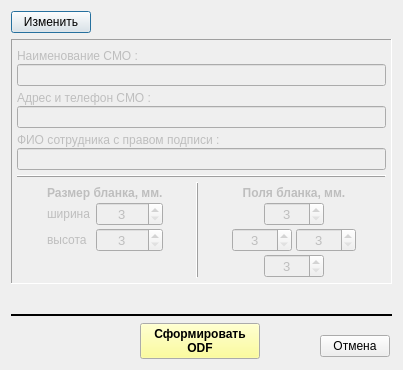
<?xml version="1.0" encoding="UTF-8"?>
<ui version="4.0">
 <class>print_vs_wnd</class>
 <widget class="QDialog" name="print_vs_wnd">
  <property name="geometry">
   <rect>
    <x>0</x>
    <y>0</y>
    <width>403</width>
    <height>370</height>
   </rect>
  </property>
  <property name="windowTitle">
   <string>Печать ВС</string>
  </property>
  <layout class="QVBoxLayout" name="verticalLayout" stretch="0,0,1,0,0">
   <item>
    <layout class="QHBoxLayout" name="horizontalLayout_3" stretch="0,0">
     <property name="spacing">
      <number>2</number>
     </property>
     <item>
      <widget class="QPushButton" name="bn_edit">
       <property name="text">
        <string>Изменить</string>
       </property>
       <property name="icon">
        <iconset resource="_inko_pol2_res.qrc">
         <normaloff>:/change.bmp</normaloff>:/change.bmp</iconset>
       </property>
       <property name="checkable">
        <bool>true</bool>
       </property>
      </widget>
     </item>
     <item>
      <spacer name="horizontalSpacer_7">
       <property name="orientation">
        <enum>Qt::Horizontal</enum>
       </property>
       <property name="sizeHint" stdset="0">
        <size>
         <width>40</width>
         <height>20</height>
        </size>
       </property>
      </spacer>
     </item>
    </layout>
   </item>
   <item>
    <widget class="QFrame" name="pan_blank_settings">
     <property name="enabled">
      <bool>true</bool>
     </property>
     <property name="frameShape">
      <enum>QFrame::Panel</enum>
     </property>
     <property name="frameShadow">
      <enum>QFrame::Sunken</enum>
     </property>
     <property name="lineWidth">
      <number>1</number>
     </property>
     <layout class="QGridLayout" name="gridLayout_2">
      <property name="leftMargin">
       <number>5</number>
      </property>
      <property name="topMargin">
       <number>5</number>
      </property>
      <property name="rightMargin">
       <number>5</number>
      </property>
      <property name="bottomMargin">
       <number>5</number>
      </property>
      <property name="horizontalSpacing">
       <number>3</number>
      </property>
      <property name="verticalSpacing">
       <number>1</number>
      </property>
      <item row="1" column="0" colspan="7">
       <widget class="QLabel" name="lab_smo_name">
        <property name="enabled">
         <bool>false</bool>
        </property>
        <property name="minimumSize">
         <size>
          <width>0</width>
          <height>18</height>
         </size>
        </property>
        <property name="text">
         <string>Наименование СМО :</string>
        </property>
        <property name="alignment">
         <set>Qt::AlignBottom|Qt::AlignLeading|Qt::AlignLeft</set>
        </property>
       </widget>
      </item>
      <item row="8" column="2">
       <spacer name="horizontalSpacer_5">
        <property name="orientation">
         <enum>Qt::Horizontal</enum>
        </property>
        <property name="sizeHint" stdset="0">
         <size>
          <width>40</width>
          <height>20</height>
         </size>
        </property>
       </spacer>
      </item>
      <item row="7" column="0" colspan="7">
       <widget class="Line" name="line_3">
        <property name="minimumSize">
         <size>
          <width>0</width>
          <height>10</height>
         </size>
        </property>
        <property name="frameShadow">
         <enum>QFrame::Raised</enum>
        </property>
        <property name="lineWidth">
         <number>1</number>
        </property>
        <property name="orientation">
         <enum>Qt::Horizontal</enum>
        </property>
       </widget>
      </item>
      <item row="8" column="5">
       <layout class="QGridLayout" name="gridLayout">
        <property name="horizontalSpacing">
         <number>4</number>
        </property>
        <property name="verticalSpacing">
         <number>2</number>
        </property>
        <item row="3" column="0" colspan="2">
         <widget class="QSpinBox" name="spin_field_left">
          <property name="enabled">
           <bool>false</bool>
          </property>
          <property name="minimumSize">
           <size>
            <width>60</width>
            <height>0</height>
           </size>
          </property>
          <property name="font">
           <font>
            <pointsize>10</pointsize>
            <weight>50</weight>
            <bold>false</bold>
           </font>
          </property>
          <property name="alignment">
           <set>Qt::AlignCenter</set>
          </property>
          <property name="readOnly">
           <bool>false</bool>
          </property>
          <property name="minimum">
           <number>3</number>
          </property>
          <property name="maximum">
           <number>1000</number>
          </property>
         </widget>
        </item>
        <item row="2" column="1" colspan="2">
         <widget class="QSpinBox" name="spin_field_top">
          <property name="enabled">
           <bool>false</bool>
          </property>
          <property name="minimumSize">
           <size>
            <width>60</width>
            <height>0</height>
           </size>
          </property>
          <property name="font">
           <font>
            <pointsize>10</pointsize>
            <weight>50</weight>
            <bold>false</bold>
           </font>
          </property>
          <property name="alignment">
           <set>Qt::AlignCenter</set>
          </property>
          <property name="readOnly">
           <bool>false</bool>
          </property>
          <property name="minimum">
           <number>3</number>
          </property>
          <property name="maximum">
           <number>1000</number>
          </property>
         </widget>
        </item>
        <item row="4" column="1" colspan="2">
         <widget class="QSpinBox" name="spin_field_bottom">
          <property name="enabled">
           <bool>false</bool>
          </property>
          <property name="minimumSize">
           <size>
            <width>60</width>
            <height>0</height>
           </size>
          </property>
          <property name="font">
           <font>
            <pointsize>10</pointsize>
            <weight>50</weight>
            <bold>false</bold>
           </font>
          </property>
          <property name="alignment">
           <set>Qt::AlignCenter</set>
          </property>
          <property name="readOnly">
           <bool>false</bool>
          </property>
          <property name="minimum">
           <number>3</number>
          </property>
          <property name="maximum">
           <number>1000</number>
          </property>
         </widget>
        </item>
        <item row="3" column="2" colspan="2">
         <widget class="QSpinBox" name="spin_field_right">
          <property name="enabled">
           <bool>false</bool>
          </property>
          <property name="minimumSize">
           <size>
            <width>60</width>
            <height>0</height>
           </size>
          </property>
          <property name="font">
           <font>
            <pointsize>10</pointsize>
            <weight>50</weight>
            <bold>false</bold>
           </font>
          </property>
          <property name="alignment">
           <set>Qt::AlignCenter</set>
          </property>
          <property name="readOnly">
           <bool>false</bool>
          </property>
          <property name="minimum">
           <number>3</number>
          </property>
          <property name="maximum">
           <number>1000</number>
          </property>
         </widget>
        </item>
        <item row="0" column="0" colspan="4">
         <widget class="QLabel" name="lab_fields">
          <property name="enabled">
           <bool>false</bool>
          </property>
          <property name="minimumSize">
           <size>
            <width>0</width>
            <height>18</height>
           </size>
          </property>
          <property name="font">
           <font>
            <weight>75</weight>
            <bold>true</bold>
           </font>
          </property>
          <property name="text">
           <string>Поля бланка, мм.</string>
          </property>
          <property name="alignment">
           <set>Qt::AlignBottom|Qt::AlignHCenter</set>
          </property>
         </widget>
        </item>
       </layout>
      </item>
      <item row="8" column="1">
       <layout class="QFormLayout" name="formLayout">
        <property name="horizontalSpacing">
         <number>2</number>
        </property>
        <property name="verticalSpacing">
         <number>2</number>
        </property>
        <item row="0" column="0" colspan="2">
         <widget class="QLabel" name="lab_blank">
          <property name="enabled">
           <bool>false</bool>
          </property>
          <property name="minimumSize">
           <size>
            <width>0</width>
            <height>18</height>
           </size>
          </property>
          <property name="font">
           <font>
            <weight>75</weight>
            <bold>true</bold>
           </font>
          </property>
          <property name="text">
           <string>Размер бланка, мм.</string>
          </property>
          <property name="alignment">
           <set>Qt::AlignBottom|Qt::AlignLeading|Qt::AlignLeft</set>
          </property>
         </widget>
        </item>
        <item row="1" column="0">
         <widget class="QLabel" name="lab_width">
          <property name="enabled">
           <bool>false</bool>
          </property>
          <property name="text">
           <string>ширина </string>
          </property>
         </widget>
        </item>
        <item row="1" column="1">
         <widget class="QSpinBox" name="spin_blank_width">
          <property name="enabled">
           <bool>false</bool>
          </property>
          <property name="font">
           <font>
            <pointsize>10</pointsize>
            <weight>50</weight>
            <bold>false</bold>
           </font>
          </property>
          <property name="alignment">
           <set>Qt::AlignCenter</set>
          </property>
          <property name="readOnly">
           <bool>false</bool>
          </property>
          <property name="minimum">
           <number>3</number>
          </property>
          <property name="maximum">
           <number>1000</number>
          </property>
         </widget>
        </item>
        <item row="2" column="0">
         <widget class="QLabel" name="lab_height">
          <property name="enabled">
           <bool>false</bool>
          </property>
          <property name="text">
           <string>высота </string>
          </property>
         </widget>
        </item>
        <item row="2" column="1">
         <widget class="QSpinBox" name="spin_blank_height">
          <property name="enabled">
           <bool>false</bool>
          </property>
          <property name="font">
           <font>
            <pointsize>10</pointsize>
            <weight>50</weight>
            <bold>false</bold>
           </font>
          </property>
          <property name="alignment">
           <set>Qt::AlignCenter</set>
          </property>
          <property name="readOnly">
           <bool>false</bool>
          </property>
          <property name="minimum">
           <number>3</number>
          </property>
          <property name="maximum">
           <number>1000</number>
          </property>
         </widget>
        </item>
       </layout>
      </item>
      <item row="8" column="6">
       <spacer name="horizontalSpacer">
        <property name="orientation">
         <enum>Qt::Horizontal</enum>
        </property>
        <property name="sizeHint" stdset="0">
         <size>
          <width>40</width>
          <height>20</height>
         </size>
        </property>
       </spacer>
      </item>
      <item row="8" column="3">
       <widget class="Line" name="line">
        <property name="frameShadow">
         <enum>QFrame::Raised</enum>
        </property>
        <property name="lineWidth">
         <number>1</number>
        </property>
        <property name="orientation">
         <enum>Qt::Vertical</enum>
        </property>
       </widget>
      </item>
      <item row="8" column="0">
       <spacer name="horizontalSpacer_4">
        <property name="orientation">
         <enum>Qt::Horizontal</enum>
        </property>
        <property name="sizeHint" stdset="0">
         <size>
          <width>40</width>
          <height>20</height>
         </size>
        </property>
       </spacer>
      </item>
      <item row="4" column="0" colspan="7">
       <widget class="QLineEdit" name="line_smo_address">
        <property name="enabled">
         <bool>false</bool>
        </property>
        <property name="readOnly">
         <bool>false</bool>
        </property>
       </widget>
      </item>
      <item row="2" column="0" colspan="7">
       <widget class="QLineEdit" name="line_smo_name">
        <property name="enabled">
         <bool>false</bool>
        </property>
        <property name="readOnly">
         <bool>false</bool>
        </property>
       </widget>
      </item>
      <item row="3" column="0" colspan="7">
       <widget class="QLabel" name="lab_smo_address">
        <property name="enabled">
         <bool>false</bool>
        </property>
        <property name="minimumSize">
         <size>
          <width>0</width>
          <height>18</height>
         </size>
        </property>
        <property name="text">
         <string>Адрес и телефон СМО :</string>
        </property>
        <property name="alignment">
         <set>Qt::AlignBottom|Qt::AlignLeading|Qt::AlignLeft</set>
        </property>
       </widget>
      </item>
      <item row="8" column="4">
       <spacer name="horizontalSpacer_6">
        <property name="orientation">
         <enum>Qt::Horizontal</enum>
        </property>
        <property name="sizeHint" stdset="0">
         <size>
          <width>40</width>
          <height>20</height>
         </size>
        </property>
       </spacer>
      </item>
      <item row="6" column="0" colspan="7">
       <widget class="QLineEdit" name="line_signer">
        <property name="enabled">
         <bool>false</bool>
        </property>
        <property name="readOnly">
         <bool>false</bool>
        </property>
       </widget>
      </item>
      <item row="5" column="0" colspan="7">
       <widget class="QLabel" name="lab_signer">
        <property name="enabled">
         <bool>false</bool>
        </property>
        <property name="minimumSize">
         <size>
          <width>0</width>
          <height>18</height>
         </size>
        </property>
        <property name="text">
         <string>ФИО сотрудника с правом подписи :</string>
        </property>
        <property name="alignment">
         <set>Qt::AlignBottom|Qt::AlignLeading|Qt::AlignLeft</set>
        </property>
       </widget>
      </item>
     </layout>
    </widget>
   </item>
   <item>
    <spacer name="verticalSpacer">
     <property name="orientation">
      <enum>Qt::Vertical</enum>
     </property>
     <property name="sizeHint" stdset="0">
      <size>
       <width>20</width>
       <height>40</height>
      </size>
     </property>
    </spacer>
   </item>
   <item>
    <widget class="Line" name="line_2">
     <property name="frameShadow">
      <enum>QFrame::Plain</enum>
     </property>
     <property name="lineWidth">
      <number>2</number>
     </property>
     <property name="orientation">
      <enum>Qt::Horizontal</enum>
     </property>
    </widget>
   </item>
   <item>
    <layout class="QHBoxLayout" name="horizontalLayout" stretch="0,0,0,0,0">
     <property name="spacing">
      <number>2</number>
     </property>
     <item>
      <widget class="QFrame" name="frame">
       <property name="minimumSize">
        <size>
         <width>70</width>
         <height>0</height>
        </size>
       </property>
       <property name="maximumSize">
        <size>
         <width>70</width>
         <height>16777215</height>
        </size>
       </property>
       <property name="frameShape">
        <enum>QFrame::NoFrame</enum>
       </property>
       <property name="frameShadow">
        <enum>QFrame::Raised</enum>
       </property>
      </widget>
     </item>
     <item>
      <spacer name="horizontalSpacer_2">
       <property name="orientation">
        <enum>Qt::Horizontal</enum>
       </property>
       <property name="sizeHint" stdset="0">
        <size>
         <width>40</width>
         <height>20</height>
        </size>
       </property>
      </spacer>
     </item>
     <item>
      <widget class="QPushButton" name="bn_print">
       <property name="minimumSize">
        <size>
         <width>120</width>
         <height>32</height>
        </size>
       </property>
       <property name="palette">
        <palette>
         <active>
          <colorrole role="Button">
           <brush brushstyle="SolidPattern">
            <color alpha="255">
             <red>255</red>
             <green>255</green>
             <blue>127</blue>
            </color>
           </brush>
          </colorrole>
          <colorrole role="Text">
           <brush brushstyle="SolidPattern">
            <color alpha="255">
             <red>0</red>
             <green>85</green>
             <blue>0</blue>
            </color>
           </brush>
          </colorrole>
         </active>
         <inactive>
          <colorrole role="Button">
           <brush brushstyle="SolidPattern">
            <color alpha="255">
             <red>255</red>
             <green>255</green>
             <blue>127</blue>
            </color>
           </brush>
          </colorrole>
          <colorrole role="Text">
           <brush brushstyle="SolidPattern">
            <color alpha="255">
             <red>0</red>
             <green>85</green>
             <blue>0</blue>
            </color>
           </brush>
          </colorrole>
         </inactive>
         <disabled>
          <colorrole role="Button">
           <brush brushstyle="SolidPattern">
            <color alpha="255">
             <red>255</red>
             <green>255</green>
             <blue>127</blue>
            </color>
           </brush>
          </colorrole>
          <colorrole role="Text">
           <brush brushstyle="SolidPattern">
            <color alpha="255">
             <red>106</red>
             <green>104</green>
             <blue>100</blue>
            </color>
           </brush>
          </colorrole>
         </disabled>
        </palette>
       </property>
       <property name="font">
        <font>
         <weight>75</weight>
         <bold>true</bold>
        </font>
       </property>
       <property name="text">
        <string>Сформировать 
ODF</string>
       </property>
      </widget>
     </item>
     <item>
      <spacer name="horizontalSpacer_3">
       <property name="orientation">
        <enum>Qt::Horizontal</enum>
       </property>
       <property name="sizeHint" stdset="0">
        <size>
         <width>40</width>
         <height>20</height>
        </size>
       </property>
      </spacer>
     </item>
     <item>
      <layout class="QVBoxLayout" name="verticalLayout_2">
       <property name="spacing">
        <number>2</number>
       </property>
       <property name="leftMargin">
        <number>2</number>
       </property>
       <property name="topMargin">
        <number>2</number>
       </property>
       <property name="rightMargin">
        <number>2</number>
       </property>
       <property name="bottomMargin">
        <number>2</number>
       </property>
       <item>
        <spacer name="verticalSpacer_2">
         <property name="orientation">
          <enum>Qt::Vertical</enum>
         </property>
         <property name="sizeHint" stdset="0">
          <size>
           <width>2</width>
           <height>2</height>
          </size>
         </property>
        </spacer>
       </item>
       <item>
        <widget class="QPushButton" name="bn_cansel">
         <property name="minimumSize">
          <size>
           <width>70</width>
           <height>0</height>
          </size>
         </property>
         <property name="maximumSize">
          <size>
           <width>70</width>
           <height>16777215</height>
          </size>
         </property>
         <property name="text">
          <string>Отмена</string>
         </property>
        </widget>
       </item>
      </layout>
     </item>
    </layout>
   </item>
  </layout>
 </widget>
 <resources>
  <include location="_inko_pol2_res.qrc"/>
 </resources>
 <connections/>
</ui>
